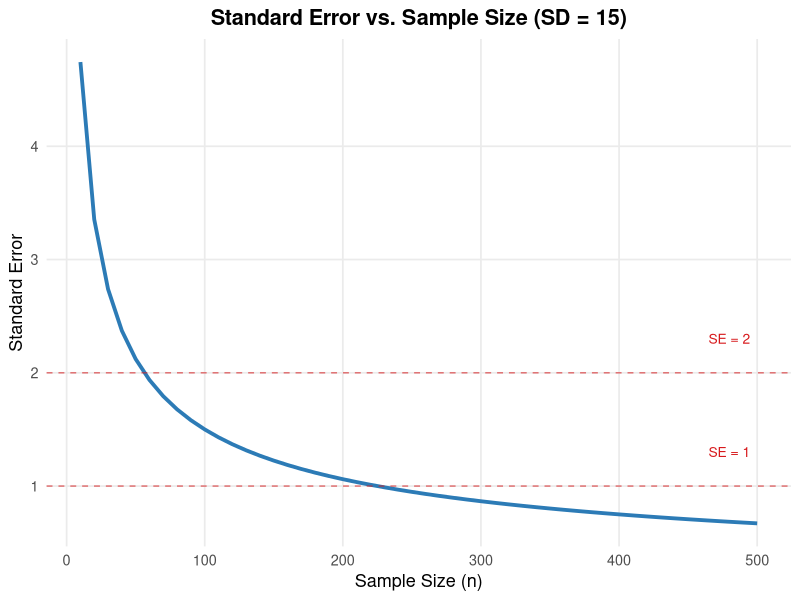
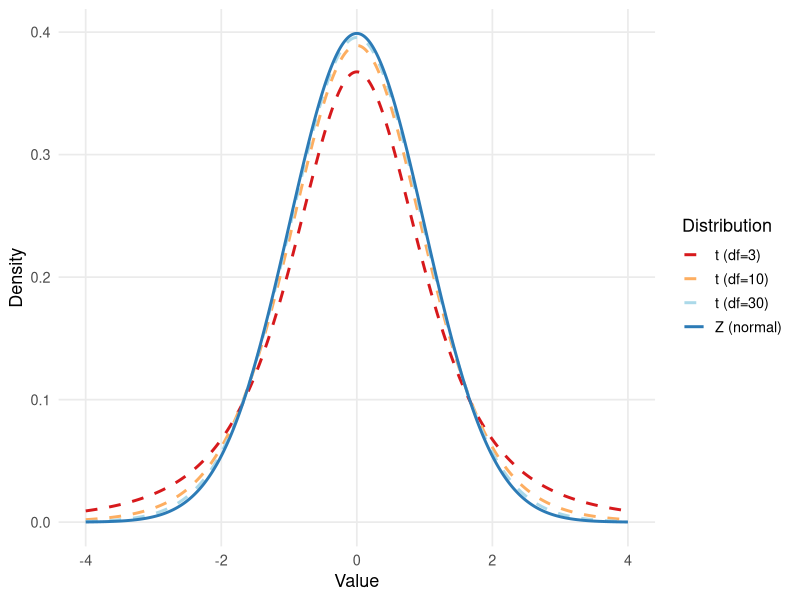
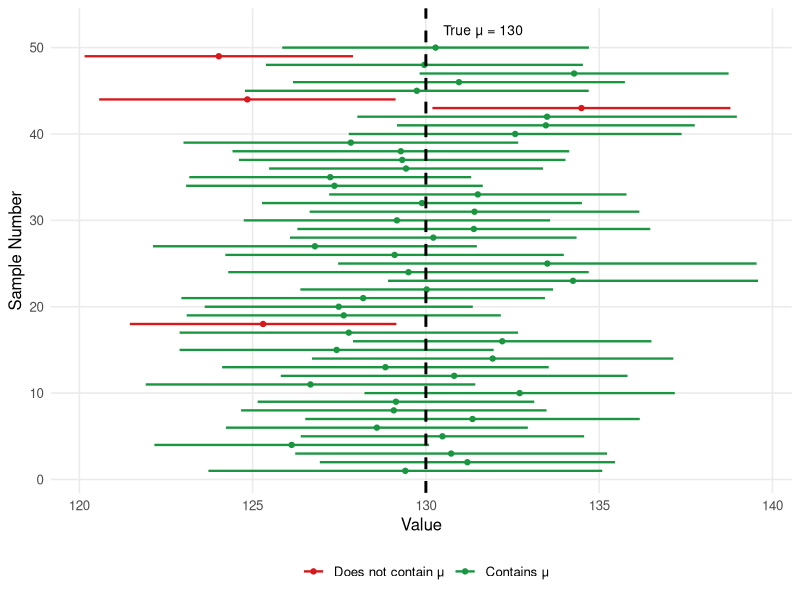

Here is the R script that generated these plots, in order:
## ---- chunk 1
#| label: setup
#| include: false

library(ggplot2)
library(knitr)
library(kableExtra)
library(patchwork)
## ---- chunk 2
#| label: fig-se
#| fig-cap: "As sample size increases, the standard error decreases and estimates become more precise"
#| fig-align: center
#| fig-height: 3.5
#| fig-width: 6

n_vals <- seq(10, 500, by = 10)
se_vals <- 15 / sqrt(n_vals)   # SD = 15, typical for SBP

df_se <- data.frame(n = n_vals, se = se_vals)

ggplot(df_se, aes(x = n, y = se)) +
  geom_line(color = "#2c7bb6", linewidth = 1.3) +
  geom_hline(yintercept = c(1, 2), linetype = "dashed",
             color = "#d7191c", alpha = 0.6) +
  annotate("text", x = 480, y = 2.3, label = "SE = 2", color = "#d7191c", size = 3.5) +
  annotate("text", x = 480, y = 1.3, label = "SE = 1", color = "#d7191c", size = 3.5) +
  labs(x = "Sample Size (n)", y = "Standard Error",
       title = "Standard Error vs. Sample Size (SD = 15)") +
  theme_minimal(base_size = 13) +
  theme(panel.grid.minor = element_blank(),
        plot.title = element_text(hjust = 0.5, face = "bold"))
## ---- chunk 3
#| label: tbl-z-critical
#| tbl-cap: "Critical Values for Common Confidence Levels"

crit <- data.frame(
  `Confidence Level` = c("90%", "95%", "99%"),
  `α` = c("0.10", "0.05", "0.01"),
  `1 − α/2` = c("0.950", "0.975", "0.995"),
  `z(1−α/2)` = c("1.645", "1.960", "2.576")
)

kable(crit,
      col.names = c("Confidence Level", "α", "1 − α/2 (left area)", "z(1−α/2)"),
      align = c("c","c","c","c")) |>
  kable_styling(bootstrap_options = c("striped","hover","bordered"),
                full_width = FALSE, font_size = 13) |>
  column_spec(1, bold = TRUE, color = "#2c7bb6") |>
  row_spec(2, background = "#eaf4fb")
## ---- chunk 4
#| label: fig-t-dist
#| fig-cap: "t-distributions with different degrees of freedom compared to Z"
#| fig-align: center
#| fig-height: 4
#| fig-width: 7

x <- seq(-4, 4, length = 500)
df_plot <- data.frame(
  x = rep(x, 4),
  y = c(dnorm(x),
        dt(x, df = 3),
        dt(x, df = 10),
        dt(x, df = 30)),
  dist = rep(c("Z (normal)", "t (df=3)", "t (df=10)", "t (df=30)"), each = 500)
)

df_plot$dist <- factor(df_plot$dist,
                       levels = c("t (df=3)","t (df=10)","t (df=30)","Z (normal)"))

ggplot(df_plot, aes(x = x, y = y, color = dist, linetype = dist)) +
  geom_line(linewidth = 1) +
  scale_color_manual(values = c("#d7191c","#fdae61","#abd9e9","#2c7bb6")) +
  scale_linetype_manual(values = c("dashed","dashed","dashed","solid")) +
  labs(x = "Value", y = "Density", color = "Distribution", linetype = "Distribution") +
  theme_minimal(base_size = 13) +
  theme(legend.position = "right",
        panel.grid.minor = element_blank())
## ---- chunk 5
#| label: tbl-t-critical
#| tbl-cap: "Selected t Critical Values (95% CI, two-tailed: left cumulative probability = 0.975)"

df_vals <- c(5, 10, 15, 20, 25, 30, 40, 60, 120, Inf)
t_vals  <- qt(0.975, df = df_vals)
t_vals[length(t_vals)] <- 1.960

t_tab <- data.frame(
  df = c(as.character(df_vals[-length(df_vals)]), "∞ (Z)"),
  t  = round(t_vals, 3)
)

kable(t_tab, col.names = c("Degrees of Freedom (df = n−1)", "t(0.975, df)"),
      align = c("c","c")) |>
  kable_styling(bootstrap_options = c("striped","hover","bordered"),
                full_width = FALSE, font_size = 13) |>
  column_spec(1, bold = TRUE, color = "#2c7bb6") |>
  row_spec(10, background = "#eaf4fb", bold = TRUE)
## ---- chunk 6
#| label: fig-ci-simulation
#| fig-cap: "Simulation: 50 confidence intervals from repeated samples. Green intervals contain the true mean (μ = 130); red ones do not."
#| fig-align: center
#| fig-height: 6
#| fig-width: 7

set.seed(42)
true_mu <- 130
sigma    <- 15
n        <- 40
n_sims   <- 50

sims <- replicate(n_sims, {
  x    <- rnorm(n, mean = true_mu, sd = sigma)
  xbar <- mean(x)
  se   <- sd(x) / sqrt(n)
  c(xbar, xbar - 1.96*se, xbar + 1.96*se)
})

ci_df <- data.frame(
  sim   = 1:n_sims,
  mean  = sims[1,],
  lower = sims[2,],
  upper = sims[3,],
  contains = sims[2,] <= true_mu & sims[3,] >= true_mu
)

ggplot(ci_df, aes(y = sim, color = contains)) +
  geom_segment(aes(x = lower, xend = upper, yend = sim), linewidth = 0.8) +
  geom_point(aes(x = mean), size = 1.5) +
  geom_vline(xintercept = true_mu, color = "black",
             linetype = "dashed", linewidth = 1) +
  scale_color_manual(values = c("TRUE" = "#1a9641", "FALSE" = "#d7191c"),
                     labels = c("TRUE" = "Contains μ", "FALSE" = "Does not contain μ"),
                     name = "") +
  annotate("text", x = true_mu + 0.5, y = 52,
           label = "True μ = 130", hjust = 0, size = 3.5) +
  labs(x = "Value", y = "Sample Number") +
  theme_minimal(base_size = 12) +
  theme(legend.position = "bottom",
        panel.grid.minor = element_blank())
## ---- chunk 7
#| label: tbl-ci-width
#| tbl-cap: "Effect of Sample Size on CI Width (x̄ = 105.4, s = 18.6, 95% CI)"

ns   <- c(36, 100, 400)
se   <- 18.6 / sqrt(ns)
z    <- 1.96
me   <- z * se
lo   <- 105.4 - me
hi   <- 105.4 + me
wid  <- hi - lo

ci_tab <- data.frame(
  n     = ns,
  SE    = round(se, 3),
  ME    = round(me, 3),
  Lower = round(lo, 2),
  Upper = round(hi, 2),
  Width = round(wid, 2)
)

kable(ci_tab,
      col.names = c("n", "SE", "Margin of Error",
                    "Lower Bound", "Upper Bound", "CI Width"),
      align = rep("c", 6)) |>
  kable_styling(bootstrap_options = c("striped","hover","bordered"),
                full_width = FALSE, font_size = 13) |>
  column_spec(1, bold = TRUE, color = "#2c7bb6") |>
  column_spec(6, bold = TRUE)
